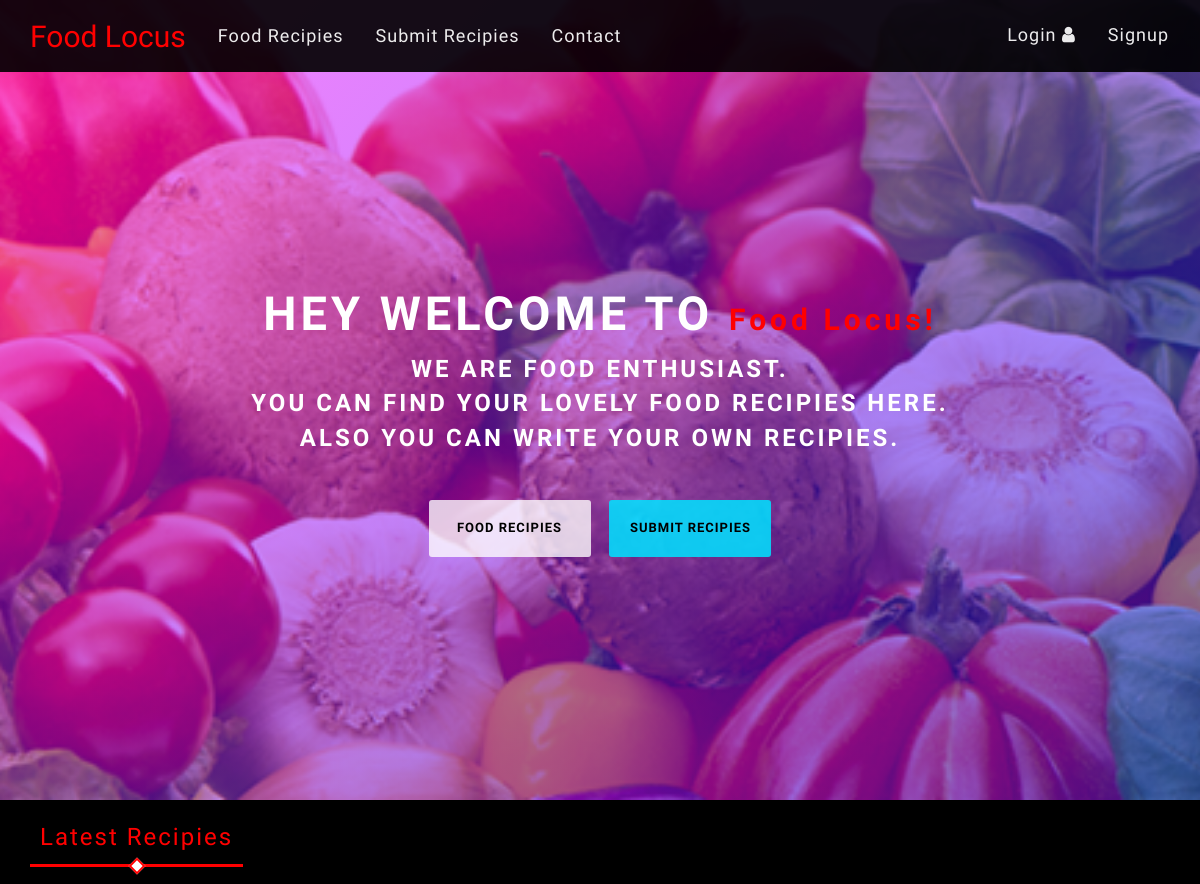
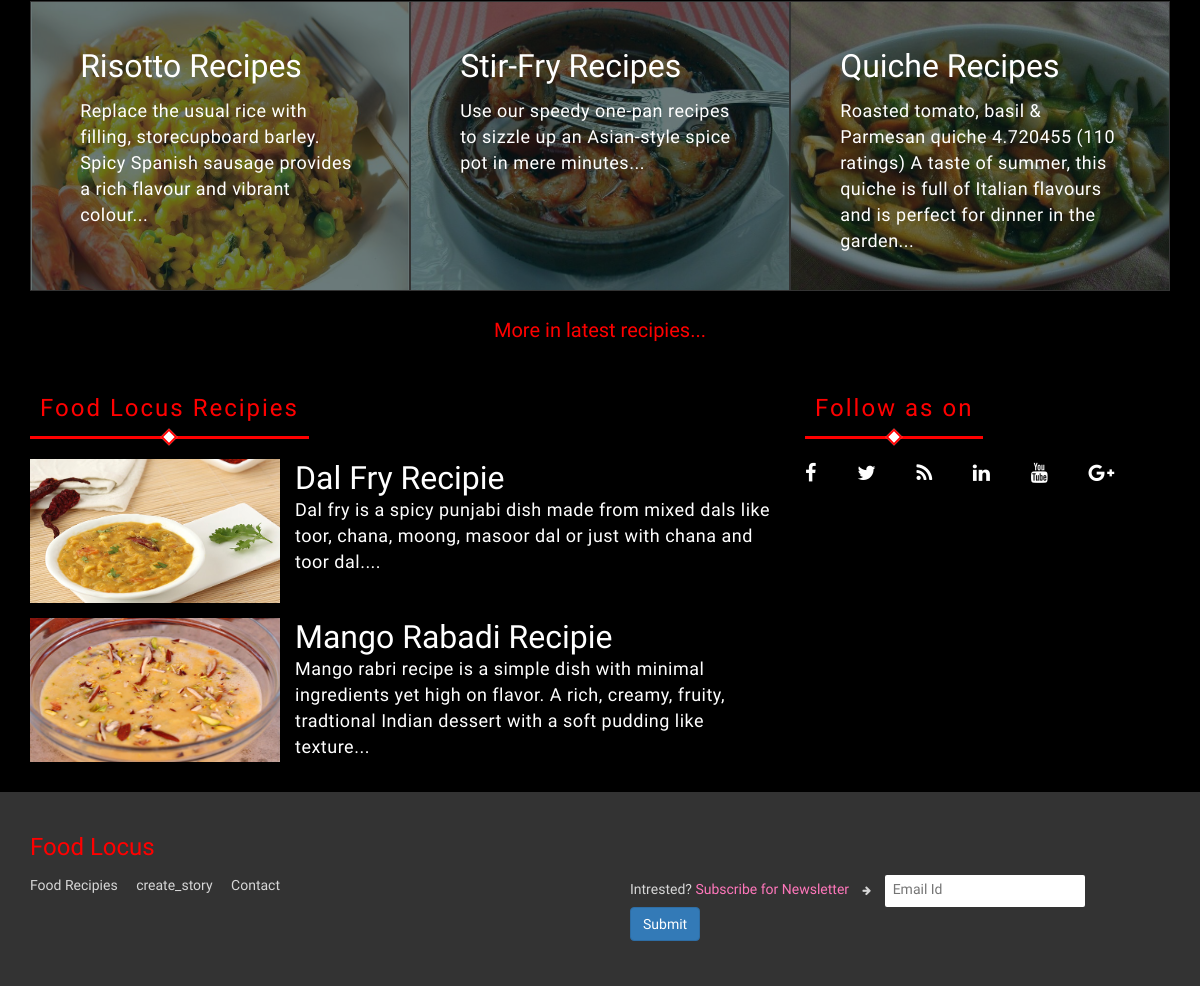
The app's page /ostacor/ with its own data (2 pictures, top to bottom).
### ostacor/models.py (models this page shows, shortened)
class nav_header(models.Model):
    head_menu_name = models.CharField(max_length=50, blank=True, null=True)
    page_name = models.CharField(max_length=50)
    sep = models.CharField(max_length = 4, blank=True, null=True)

class homepage_latest_story(models.Model):
    one_title = models.CharField(max_length=75)
    cover_img_src = models.CharField(max_length=100)
    one_liner_desc = models.CharField(max_length= 300)

class homepage_food_locus_story(models.Model):
    one_title = models.CharField(max_length=75)
    cover_img_src= models.CharField(max_length=100)
    one_liner = models.CharField(max_length= 300)

### ostacor/views.py (the view)
# urls.py: path('', views.index, name='index'),
def index(request):
    page = nav_header.objects.all()
    one_title = homepage_latest_story.objects.all()
    food_locus_one_title = homepage_food_locus_story.objects.all()
    context = {'page' : page,
                'one_title' : one_title,
                'food_locus_one_title': food_locus_one_title}
    return render(request, 'ostacor/index.html/' , context)

### ostacor/templates/ostacor/index.html (shortened to what this page needs)
{% extends "ostacor/header.html" %}
{% block body %}
<div class="text-center banner">
    <div class="gradient">
    </div>
    <div class="row">
        <div class="col-md-12">
            <h1>Hey Welcome to <span class="logo_jubotron">Food Locus!</span></h1>
            <p>We are food enthusiast. <br>You can find your lovely food recipies here.<br> Also you can write your own recipies.</p>
            <p><a href="#" target="_blank" class="btn btn-primary" role="button" >Food Recipies</a>
            <a href="#" target="_blank" class="btn btn-success" role="button">Submit Recipies</a></p>
        </div>
    </div>
</div>
<div class="container">
    <div class="story_view">
        <div class="story_view-style">
            <span class="story_view-label"   >
                    Latest Recipies
            </span>
            <span class="line"></span>
        </div>
        <div class="latest_story_view">
            <section class="latest_story_view-box">
                <div class="row">
                    {% for a in one_title %}
                    <div class="col-lg-4 col-md-4 col-sm-4 col-xs-12 col">
                        <div class="item">
                            <img src="{{a.cover_img_src}}" alt="about" style="width:100%;" class="img-responsive">
                            <div class="item-layer"></div>
                            <div class="text-block">
                                <h5> <a href="#"><span>{{a.one_title}}</span></a> </h5>
                                <div class="inner-contant">
                                <p>{{ a.one_liner_desc}}...</p>
                                </div>
                            </div>
                        </div>
                    </div>
                    {% endfor %}
                </div>
            </section>
        </div>
        <h5 class="more text-center">
            <a href="javascript:void(0)">More in latest recipies...</a>
        </h5>
    </div>
    <div class="row food_locus_wrapper">
        <div class="col-lg-8 col-md-8 col-sm-8 col-xs-8 food_locus_part col">
            <div class="story_view">
                <div class="story_view-style">
                    <span class="story_view-label"   >
                            Food Locus Recipies
                    </span>
                    <span class="line"></span>
                </div>
            </div>
            <section class="food_locus_story">
                {% for a in food_locus_one_title %}
                <div class =" row">
                    <div class="col-lg-4 col-md-4 col-sm-12 col-xs-12 col">
                        <div class="food_locus_item">
                            <img src="{{a.cover_img_src}}" alt="{{a.one_title}}" class="img-reponsive">
                        </div>
                    </div>
                    <div class="col-lg-8 col-ms-8  col-sm-8 col-xs-12 col">
                        <div class="food_locus_story_title">
                            <h4>{{ a.one_title}}</h4>
                            <p>
                                {{ a.one_liner}}...
                            </p>
                        </div>
                    </div>
                </div>
                {% endfor %}
            </section>
        </div>
        <div class="col-lg-4 col-md-4 col-sm-4 col-xs-4 food-social-part">
            <div class="story_view">
                <div class="story_view-style">
                    <span class="story_view-label"   >
                        Follow as on
                    </span>
                    <span class="line"></span>
                </div>
            </div>
            <section class="social-media-sticky-wrapper">
                <ul class="social-media-sticky-icons">
                    <li>
                        <a href="javascript:void(0);">
                            <i class="fa fa-facebook"></i>
                        </a>
                    </li>
                    <li>
                        <a href="javascript:void(0);">
                            <i class="fa fa-twitter"></i>
                        </a>
                    </li>
                    <li>
                        <a href="javascript:void(0);">
                            <i class="fa fa-rss"></i>
                        </a>
                    </li>
                    <li>
                        <a href="javascript:void(0);">
                            <i class="fa fa-linkedin"></i>
                        </a>
                    </li>
                    <li>
                        <a href="javascript:void(0);">
                            <i class="fa fa-youtube"></i>
                        </a>
                    </li>
                    <li>
                        <a href="javascript:void(0);">
                            <i class="fa fa-google-plus"></i>
                        </a>
                    </li>
                </ul>
            </section>
        </div>
    </div>
</div>
{% endblock %}
{% block footer %}
    {% include 'ostacor/footer.html' %}
{% endblock %}

### ostacor/templates/ostacor/header.html (shortened to what this page needs)
<!DOCTYPE html>
{% load staticfiles %}
<html lang="en">
    <head>
        <link rel="stylesheet" type="text/css" href="{% static 'ostacor/bootstrap.min.css'%}">
        <link rel="stylesheet" type="text/css" href="{% static 'ostacor/font-awesome.min.css'%}">
        <link rel="stylesheet" type="text/css" href="{% static 'ostacor/main.css'%}">
        <link href="https://cdnjs.cloudflare.com/ajax/libs/font-awesome/4.7.0/css/font-awesome.css" rel="stylesheet">
    </head>
    <body>
        <nav class="navbar navbar-inverse navbar-fixed-top">
            <div class="container">
                <a class="navbar-brand logo" href="/ostacor/">Food Locus</a>
                <div class="collapse navbar-collapse" id="navbar-collapse">
                    {% if page %}
                    <ul class="nav navbar-nav navbar navsep">
                        {% for p in  page %}
                    <li><a href="/ostacor/{{ p.page_name }}">{{ p.head_menu_name }}</a></li>
                        {% endfor %}
                    </ul>
                    {% endif %}
                    <ul class="nav navbar-nav navbar-right">
                        <li>
                            <a href="javascript:void(0)">login
                            <i class="  fa fa-user" aria-hidden="true"></i>
                            </a>
                        </li>
                        <li>
                            <a href="javascript:void(0)">Signup </a>
                        </li>
                    </ul>
                </div>
            </div>
        </nav>
        {% block body%}
        {% endblock %}
        {% block footer %}
        {% endblock %}
    </body>
</html>

### ostacor/templates/ostacor/footer.html
<footer class="footer_container">
    <div class="container">
        <div class="footer-wrapper">
            <div class="row">
                <div class="logo">
                        <h3>
                            Food Locus
                        </h3>
                </div>
                <div class="col-lg-6 col-md-6 -col-sm-6 col-xs-6 col">
                    {% if page %}
                    <ul class="footer-useful-links">
                        {% for p in  page %}
                        <li><a href="/ostacor/{{ p.page_name }}">{{ p.page_name }}</a></li>
                        {% endfor %}
                    </ul>
                    {% endif %}
                </div>
                <div class="col-lg-6 col-md-6 col-sm-6 col-xs-6">
                    <div class="footer-newsletter-wrapper">
                        <h4>
                            Intrested? <span>Subscribe for Newsletter </span>
                            <i class="fa fa-arrow-right" aria-hidden="true"></i>
                            <input type="email" placeholder="Email Id">
                            <button class="btn btn-primary">Submit</button>
                        </h4>
                    </div>
                </div>
            </div>
        </div>
    </div>
</footer>

### records on screen
nav_header: head_menu_name "Food Recipies", page_name "Food Recipies"
nav_header: head_menu_name "Submit Recipies", page_name "create_story"
nav_header: head_menu_name "Contact", page_name "Contact"
homepage_latest_story: cover_img_src (picture), one_title "Risotto Recipes", one_liner_desc "Replace the usual rice with filling, storecupboard barley. Spicy Spanish sausage provides a rich flavour and vibrant colour"
homepage_latest_story: cover_img_src (picture), one_title "Stir-Fry Recipes", one_liner_desc "Use our speedy one-pan recipes to sizzle up an Asian-style spice pot in mere minutes"
homepage_latest_story: cover_img_src (picture), one_title "Quiche Recipes", one_liner_desc "Roasted tomato, basil & Parmesan quiche 4.720455 (110 ratings) A taste of summer, this quiche is full of Italian flavours and is perfect for dinner in the garden"
homepage_food_locus_story: cover_img_src (picture), one_title "Dal Fry Recipie", one_liner "Dal fry is a spicy punjabi dish made from mixed dals like toor, chana, moong, masoor dal or just with chana and toor dal."
homepage_food_locus_story: cover_img_src (picture), one_title "Mango Rabadi Recipie", one_liner "Mango rabri recipe is a simple dish with minimal ingredients yet high on flavor. A rich, creamy, fruity, tradtional Indian dessert with a soft pudding like texture"
